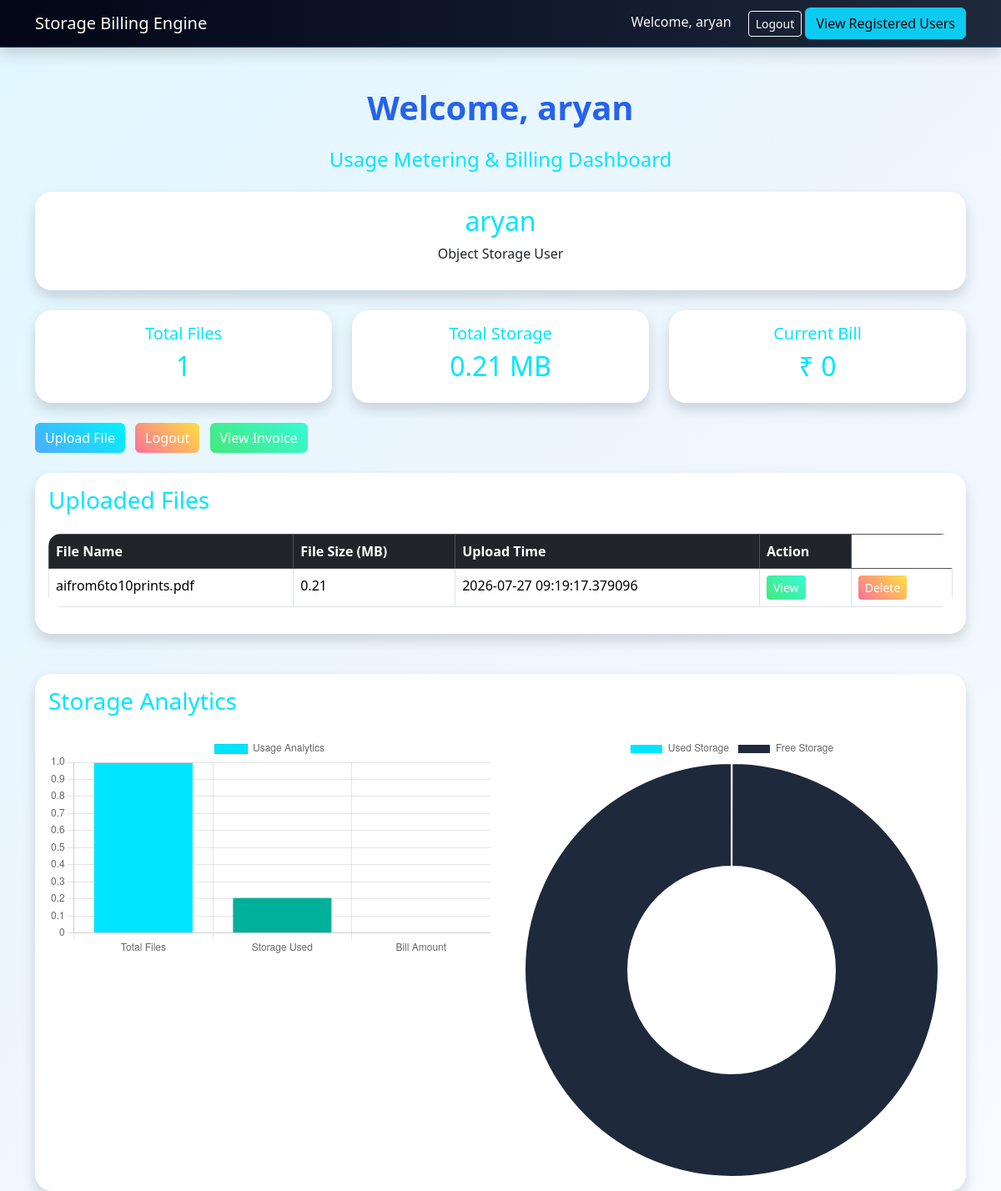
The page /dashboard (signed in) on the database its author committed.
### app.py (models this page shows)
class StorageObject(db.Model):
    id = db.Column(db.Integer, primary_key=True)
    user_id = db.Column(
        db.Integer,
        db.ForeignKey('user.id')
    )
    file_name = db.Column(
        db.String(200),
        nullable=False
    )
    file_size = db.Column(
        db.Float,
        nullable=False
    )
    file_url = db.Column(db.String(500))
    upload_time = db.Column(
        db.DateTime,
        default=datetime.utcnow
    )

### app.py (the view)
@app.route('/dashboard')
def dashboard():
    user_id = session.get('user_id')
    if not user_id:
        return redirect('/login')
    files = StorageObject.query.filter_by(
        user_id=user_id
    ).order_by(
        StorageObject.upload_time.desc()
    ).all()
    total_files = len(files)
    total_storage = 0
    for file in files:
        total_storage += file.file_size
    free_limit = 1000
    rate = 0.02
    if total_storage > free_limit:
        bill = (total_storage - free_limit) * rate
    else:
        bill = 0
    return render_template(
        'dashboard.html',
        total_files=total_files,
        total_storage=round(total_storage, 2),
        bill=round(bill, 2),
        files=files
    )

### templates/dashboard.html (shortened to what this page needs)
<!DOCTYPE html>
<html lang="en">
<head>
    <link
        href="https://cdn.jsdelivr.net/npm/bootstrap@5.3.3/dist/css/bootstrap.min.css"
        rel="stylesheet">
    <link
        rel="stylesheet"
        href="{{ url_for('static', filename='style.css') }}">
</head>
<body class="bg-light">
    <nav class="navbar navbar-expand-lg navbar-dark bg-dark shadow">
    <div class="container">
        <a class="navbar-brand" href="#">
            Storage Billing Engine
        </a>
        <div>
            <span class="text-light me-3">
                Welcome, {{ session['user_name'] }}
            </span>
            <a href="/logout"
               class="btn btn-outline-light btn-sm">
                Logout
            </a>
<a href="/users" class="btn btn-info">
    View Registered Users
</a>
        </div>
    </div>
</nav>
    <div class="container mt-5">
<h1 class="text-center mb-4 glow">    Welcome, {{ session['user_name'] }}
</h1>
<h4 class="text-center mb-4">
    Usage Metering & Billing Dashboard
</h4>
<div class="card shadow mb-4">
    <div class="card-body text-center">
        <h2>
             {{ session['user_name'] }}
        </h2>
        <p>
            Object Storage User
        </p>
    </div>
</div>
        <div class="row">
            <div class="col-md-4">
                <div class="card text-center shadow">
                    <div class="card-body">
                        <h5>Total Files</h5>
                        <h2>{{ total_files }}</h2>
                    </div>
                </div>
            </div>
            <div class="col-md-4">
                <div class="card text-center shadow">
                    <div class="card-body">
                        <h5>Total Storage</h5>
                        <h2>{{ total_storage }} MB</h2>
                    </div>
                </div>
            </div>
            <div class="col-md-4">
                <div class="card text-center shadow">
                    <div class="card-body">
                        <h5>Current Bill</h5>
                        <h2>₹ {{ bill }}</h2>
                    </div>
                </div>
            </div>
        </div>
        <div class="mt-4 mb-4">
            <a href="/upload"
               class="btn btn-primary">
                Upload File
            </a>
            <a href="/logout"
               class="btn btn-danger ms-2">
                Logout
            </a>
<a href="/invoice"
   class="btn btn-success ms-2">
    View Invoice
</a>
        </div>
        <div class="card shadow">
            <div class="card-body">
                <h3 class="mb-4">
                    Uploaded Files
                </h3>
                <table class="table table-bordered table-hover">
                    <thead class="table-dark">
                        <tr>
                            <th>File Name</th>
                            <th>File Size (MB)</th>
                            <th>Upload Time</th>
                            <th>Action</th>
                        </tr>
                    </thead>
                    <tbody>
                        {% for file in files %}
                        <tr>
                            <td>{{ file.file_name }}</td>
                            <td>{{ file.file_size | round(2) }}</td>
                            <td>{{ file.upload_time }}</td>
                            <td>
                                <a href="{{ file.file_url }}" target="_blank" class="btn btn-success btn-sm">
                                 View
                                </a>
                            </td>
                            <td>
                                <a href="/delete/{{ file.id }}"
                                   class="btn btn-danger btn-sm">
                                    Delete
                                </a>
                            </td>
                        </tr>
                        {% endfor %}
                    </tbody>
                </table>
            </div>
        </div>
        <div class="card shadow mt-5">
            <div class="card-body">
                <h3 class="mb-4">
                    Storage Analytics
                </h3>
<div class="row">
    <div class="col-md-6">
        <canvas id="storageChart"></canvas>
    </div>
    <div class="col-md-6">
        <canvas id="billingChart"></canvas>
    </div>
</div>
            </div>
        </div>
    </div>
    <script>
        const totalFiles = Number("{{ total_files }}");
        const totalStorage = Number("{{ total_storage }}");
        const totalBill = Number("{{ bill }}");
        const ctx = document.getElementById('storageChart');
        new Chart(ctx, {
            type: 'bar',
            data: {
                labels: [
                    'Total Files',
                    'Storage Used',
                    'Bill Amount'
                ],
                datasets: [{
    label: 'Usage Analytics',
    data: [
        totalFiles,
        totalStorage,
        totalBill
    ],
    backgroundColor: [
        '#00e5ff',
        '#00b09b',
        '#ff416c'
    ],
    borderWidth: 1
}]
            },
            options: {
                responsive: true,
                scales: {
                    y: {
                        beginAtZero: true
                    }
                }
            }
        });
    </script>
<script>
const billingCtx =
document.getElementById('billingChart');
new Chart(billingCtx, {
    type: 'doughnut',
    data: {
        labels: [
            'Used Storage',
            'Free Storage'
        ],
       datasets: [{
    data: [
        totalStorage,
        Math.max(0, 1000 - totalStorage)
    ],
    backgroundColor: [
        '#00e5ff',
        '#1e293b'
    ]
}]
    },
    options: {
        responsive: true
    }
});
</script>
</body>
</html>

### static/style.css (style rules this page uses)
body { background: linear-gradient( 135deg, #e0f7ff, #eef6ff, #f8fbff ); min-height: 100vh; font-family: 'Segoe UI', sans-serif; color: #1e293b; }
.navbar { background: linear-gradient( 90deg, #4facfe, #00f2fe ) !important; box-shadow: 0 4px 15px rgba(0,0,0,0.1); }
.card { background: white !important; border: none; border-radius: 20px; box-shadow: 0 10px 25px rgba(0,0,0,0.08); transition: 0.3s ease; }
h1, h2, h3, h4, h5 { color: #00e5ff; }
.table { color: white; }
.table-dark { background: rgba(0,255,255,0.2); }
.btn-primary { background: linear-gradient( 45deg, #4facfe, #00f2fe ); border: none; }
.btn-success { background: linear-gradient( 45deg, #43e97b, #38f9d7 ); border: none; }
.btn-danger { background: linear-gradient( 45deg, #fa709a, #fee140 ); border: none; }
.glow { color: #2563eb; font-weight: bold; }
.navbar { background: linear-gradient( 90deg, #020617, #0f172a, #1e293b ) !important; border-bottom: 1px solid rgba(0,229,255,0.3); box-shadow: 0 0 15px rgba(0,229,255,0.2); }
.card { transition: all 0.3s ease; }
.glow { color: #2563eb; font-weight: 700; text-shadow: none; }
.table { color: #1e293b; }
.table { border-radius:15px; overflow:hidden; }
.table-dark { background:linear-gradient( 135deg, #5b6bff, #8a7dff ); }

### rows shown on the page
StorageObject: file_name "aifrom6to10prints.pdf", file_size "0.21", upload_time "2026-07-27 09:19:17.379096"

### other values the page prints
{{ session['user_name'] }} "aryan"
{{ total_files }} "1"
{{ total_storage }} "0.21"
{{ bill }} "0"
chart data {{ total_files }} 1
chart data {{ total_storage }} 0.21
chart data {{ bill }} 0
